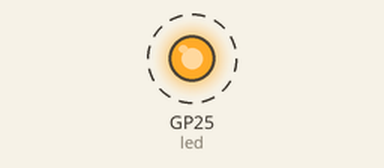
Simulated run of this program. Board: Raspberry Pi Pico running MicroPython. On the bench: output pins drawn as LEDs (lit = HIGH). Dashed ring = blinking. What the program prints to the serial console is not drawn.

Above: at 0.1 s.
Timing chart, 0 to 3.0 s (numbered marks = the images above):
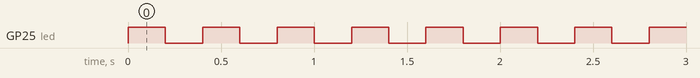

Measured:
- by itself, GP25 (led): alternates HIGH for 0.20 s and LOW for 0.20 s

The program:

safe_led_v2_1.py
```python
"""
Safe LED Controller with Optional OTA
安全なLEDコントローラー（OTA機能は任意）
"""
import time
from machine import Pin

class SafeLEDController:
    """安全なLEDコントローラー"""

    def __init__(self, interval=0.2):
        self.led = Pin('LED', Pin.OUT)
        self.interval = interval
        self.running = False
        self.blink_count = 0

    def start(self):
        """LEDの点滅を開始"""
        print(f"LED点滅開始 (間隔: {self.interval}秒)")
        self.running = True

        try:
            while self.running:
                self.led.on()
                time.sleep(self.interval)
                self.led.off()
                time.sleep(self.interval)
                self.blink_count += 1

                # 10回点滅したら状況報告
                if self.blink_count % 10 == 0:
                    print(f"点滅回数: {self.blink_count}")

        except KeyboardInterrupt:
            print("中断されました")
        except Exception as e:
            print(f"エラー: {e}")
        finally:
            self.stop()

    def stop(self):
        """LEDの点滅を停止"""
        self.running = False
        self.led.off()
        print("LED停止")

def main():
    """メイン関数"""
    print("=== Safe LED Controller v2.1.0 ===")
    print("安全な基本LEDコントローラー")

    # 0.2秒間隔で点滅（v2.1.0の仕様）
    controller = SafeLEDController(interval=0.2)
    controller.start()

if __name__ == "__main__":
    main()
```
